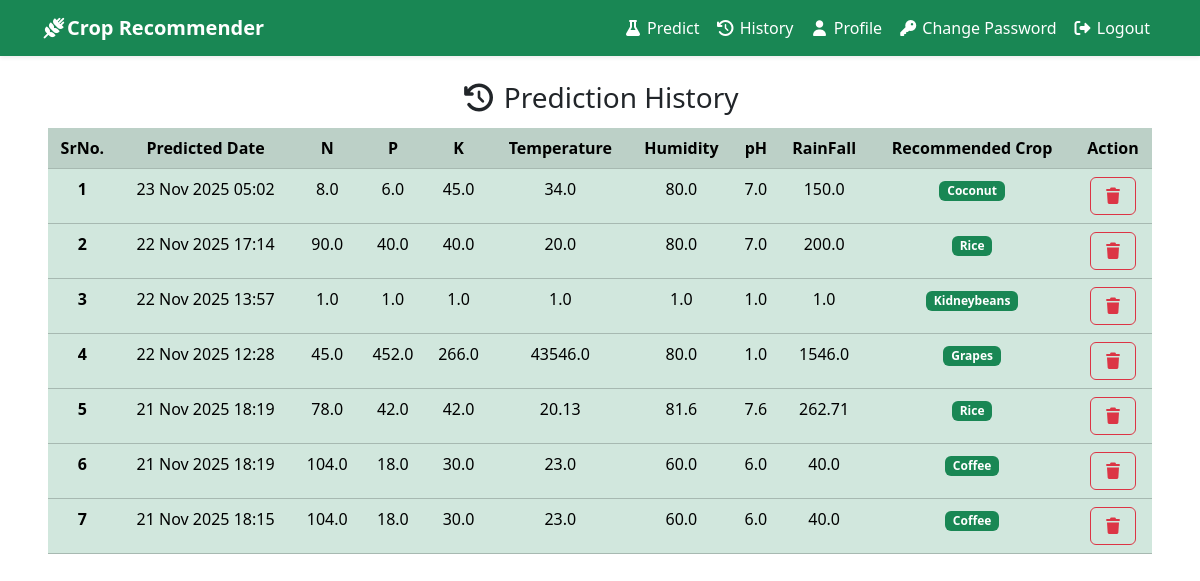
/user_history/ (signed in), run on an earlier commit of the app's database.
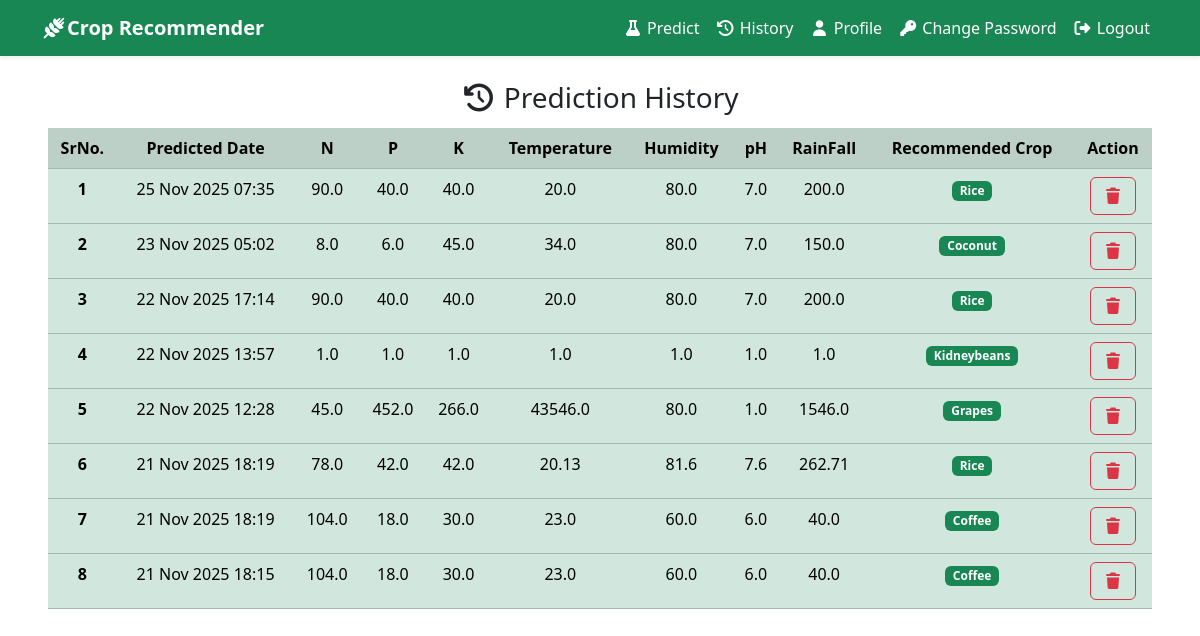
And on a later commit of the database.
### recommender/models.py (models this page shows, shortened)
class Prediction(models.Model):
    user = models.ForeignKey(User,on_delete=models.CASCADE,related_name='predictions')
    N = models.FloatField()
    P = models.FloatField()
    K = models.FloatField()
    temperature = models.FloatField()
    humidity = models.FloatField()
    ph = models.FloatField()
    rainfall = models.FloatField()
    predicted_label = models.CharField(max_length=100)
    created_at = models.DateTimeField(auto_now_add = True)
    class Meta:
        ordering = ['-created_at']

### recommender/views.py (the view)
# urls.py: path('user_history/',UserHistoryView,name="user_history"),
@login_required
def UserHistoryView(request):
    predictions = Prediction.objects.filter(user=request.user)
    return render(request,"history.html",locals())

### recommender/templates/history.html
{% extends 'base.html' %}
{% block content %}
<div class="text-center mx-4 ">
    <h3> <i class="fa-solid mb-2 mt-1 fa-clock-rotate-left"></i> Prediction History</h3>
    <div class="table-responsive">
        <table class="table table-success  table-hover">
            <thead>
                <tr class="table-active">
                    <th scope="col">SrNo.</th>
                    <th scope="col">Predicted Date</th>
                    <th scope="col">N</th>
                    <th scope="col">P</th>
                    <th scope="col">K</th>
                    <th scope="col">Temperature</th>
                    <th scope="col">Humidity</th>
                    <th scope="col">pH</th>
                    <th scope="col">RainFall</th>
                    <th scope="col">Recommended Crop</th>
                    <th scope="col">Action</th>
                </tr>
            </thead>
            <tbody>
                {% for p in predictions %}
                <tr>
                    <th>{{forloop.counter}}</th>
                    <td>{{p.created_at|date:"d M Y H:i"}}</td>
                    <td>{{p.N}}</td>
                    <td>{{p.P}}</td>
                    <td>{{p.K}}</td>
                    <td>{{p.temperature}}</td>
                    <td>{{p.humidity}}</td>
                    <td>{{p.ph}}</td>
                    <td>{{p.rainfall}}</td>
                    <td><span class="badge bg-success">{{p.predicted_label|title}}</span></td>
                    <td><a href="{% url 'user_delete_pred' p.id %}" class="btn btn-outline-danger"
                            onclick="return confirm('Delete this entry? This cannot be undone')"><i
                                class="fa-solid fa-trash"></i></a>
                    </td>
                </tr>
                {% endfor %}
            </tbody>
        </table>
    </div>
</div>
{% endblock %}

### recommender/templates/base.html (shortened to what this page needs)
<!DOCTYPE html>
<html lang="en">
<head>
    <link rel="stylesheet" href="https://cdnjs.cloudflare.com/ajax/libs/font-awesome/7.0.1/css/all.min.css"
 />
    <link href="https://cdn.jsdelivr.net/npm/bootstrap@5.3.8/dist/css/bootstrap.min.css" rel="stylesheet"
>
    <link rel="stylesheet" href="/static/css/style.css" />
</head>
<body>
    <nav class="navbar navbar-expand-lg navbar-dark bg-success shadow-sm">
        <div class="container">
            <a class="navbar-brand fw-bold" href="{% url 'home_page' %}"><i class="fa-solid fa-wheat-awn"></i>Crop
                Recommender</a>
            <div class="collapse navbar-collapse" id="navbarSupportedContent">
                <ul class="navbar-nav ms-auto">
                    {% if user.is_authenticated and not user.is_staff %}
                    <li class="nav-item">
                        <a class="nav-link active" aria-current="page" href="{% url 'predict' %}"><i
                                class="fa-solid fa-flask"></i>
                            Predict</a>
                    </li>
                    <li class="nav-item">
                        <a class="nav-link active" aria-current="page" href="{% url 'user_history' %}"><i
                                class="fa-solid fa-clock-rotate-left"></i> History</a>
                    </li>
                    <li class="nav-item">
                        <a class="nav-link active" aria-current="page" href="{% url 'user_profile' %}"><i
                                class="fa-solid fa-user"></i>
                            Profile</a>
                    </li>
                    <li class="nav-item">
                        <a class="nav-link active" aria-current="page" href="{% url 'change_pass' %}"><i class="fa-solid fa-key"></i> Change
                            Password</a>
                    </li>
                    <li class="nav-item">
                        <a class="nav-link active" aria-current="page" href="{% url 'logout' %}"><i
                                class="fa-solid fa-right-from-bracket"></i> Logout</a>
                    </li>
                    {% endif %}
                </ul>
            </div>
        </div>
    </nav>
    <main class=" m-3 p-2 ">
        {% block content %}
        {% endblock %}
    </main>
    </body>
    </html>

What changed in the data, as far as the page shows it:
added Prediction: created_at "25 Nov 2025 07:35", N "90.0", P "40.0", K "40.0", temperature "20.0", humidity "80.0", ph "7.0", rainfall "200.0", predicted_label "Rice"
